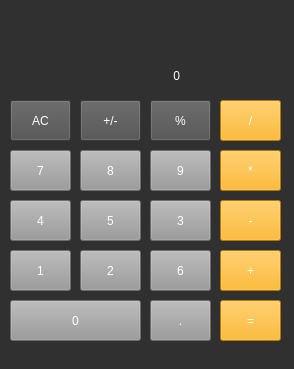
<?xml version="1.0" encoding="UTF-8"?>
<ui version="4.0">
 <class>MainWindow</class>
 <widget class="QMainWindow" name="MainWindow">
  <property name="geometry">
   <rect>
    <x>0</x>
    <y>0</y>
    <width>294</width>
    <height>369</height>
   </rect>
  </property>
  <property name="windowTitle">
   <string>MainWindow</string>
  </property>
  <property name="styleSheet">
   <string notr="true">background-color: rgb(48, 48, 48);
</string>
  </property>
  <widget class="QWidget" name="centralwidget">
   <widget class="QPushButton" name="pushButton_mas">
    <property name="geometry">
     <rect>
      <x>220</x>
      <y>250</y>
      <width>61</width>
      <height>41</height>
     </rect>
    </property>
    <property name="styleSheet">
     <string notr="true">background-color: rgb(255, 170, 0);
font: 12pt &quot;Arial&quot;;
color: white;</string>
    </property>
    <property name="text">
     <string>+</string>
    </property>
   </widget>
   <widget class="QPushButton" name="pushButton_seis">
    <property name="geometry">
     <rect>
      <x>150</x>
      <y>250</y>
      <width>61</width>
      <height>41</height>
     </rect>
    </property>
    <property name="styleSheet">
     <string notr="true">background-color: rgb(153, 153, 153);
font: 12pt &quot;Arial&quot;;
color: white;</string>
    </property>
    <property name="text">
     <string>6</string>
    </property>
   </widget>
   <widget class="QPushButton" name="pushButton_cinco">
    <property name="geometry">
     <rect>
      <x>80</x>
      <y>200</y>
      <width>61</width>
      <height>41</height>
     </rect>
    </property>
    <property name="styleSheet">
     <string notr="true">background-color: rgb(153, 153, 153);
font: 12pt &quot;Arial&quot;;
color: white;</string>
    </property>
    <property name="text">
     <string>5</string>
    </property>
   </widget>
   <widget class="QPushButton" name="pushButton_AC">
    <property name="geometry">
     <rect>
      <x>10</x>
      <y>100</y>
      <width>61</width>
      <height>41</height>
     </rect>
    </property>
    <property name="styleSheet">
     <string notr="true">background-color: rgb(79, 79, 79);
font: 12pt &quot;Arial&quot;;
color: white;</string>
    </property>
    <property name="text">
     <string>AC</string>
    </property>
   </widget>
   <widget class="QPushButton" name="pushButton_dos">
    <property name="geometry">
     <rect>
      <x>80</x>
      <y>250</y>
      <width>61</width>
      <height>41</height>
     </rect>
    </property>
    <property name="styleSheet">
     <string notr="true">background-color: rgb(153, 153, 153);
font: 12pt &quot;Arial&quot;;
color: white;</string>
    </property>
    <property name="text">
     <string>2</string>
    </property>
   </widget>
   <widget class="QPushButton" name="pushButton_menos">
    <property name="geometry">
     <rect>
      <x>220</x>
      <y>200</y>
      <width>61</width>
      <height>41</height>
     </rect>
    </property>
    <property name="styleSheet">
     <string notr="true">background-color: rgb(255, 170, 0);
font: 12pt &quot;Arial&quot;;
color: white;</string>
    </property>
    <property name="text">
     <string>-</string>
    </property>
   </widget>
   <widget class="QPushButton" name="pushButton_cuatro">
    <property name="geometry">
     <rect>
      <x>10</x>
      <y>200</y>
      <width>61</width>
      <height>41</height>
     </rect>
    </property>
    <property name="styleSheet">
     <string notr="true">background-color: rgb(153, 153, 153);
font: 12pt &quot;Arial&quot;;
color: white;</string>
    </property>
    <property name="text">
     <string>4</string>
    </property>
   </widget>
   <widget class="QPushButton" name="pushButton_tres">
    <property name="geometry">
     <rect>
      <x>150</x>
      <y>200</y>
      <width>61</width>
      <height>41</height>
     </rect>
    </property>
    <property name="styleSheet">
     <string notr="true">background-color: rgb(153, 153, 153);
font: 12pt &quot;Arial&quot;;
color: white;</string>
    </property>
    <property name="text">
     <string>3</string>
    </property>
   </widget>
   <widget class="QPushButton" name="pushButton_dividir">
    <property name="geometry">
     <rect>
      <x>220</x>
      <y>100</y>
      <width>61</width>
      <height>41</height>
     </rect>
    </property>
    <property name="styleSheet">
     <string notr="true">background-color: rgb(255, 170, 0);
font: 12pt &quot;Arial&quot;;
color: white;</string>
    </property>
    <property name="text">
     <string>/</string>
    </property>
   </widget>
   <widget class="QPushButton" name="pushButton_nueve">
    <property name="geometry">
     <rect>
      <x>150</x>
      <y>150</y>
      <width>61</width>
      <height>41</height>
     </rect>
    </property>
    <property name="styleSheet">
     <string notr="true">background-color: rgb(153, 153, 153);
font: 12pt &quot;Arial&quot;;
color: white;</string>
    </property>
    <property name="text">
     <string>9</string>
    </property>
   </widget>
   <widget class="QPushButton" name="pushButton_siete">
    <property name="geometry">
     <rect>
      <x>10</x>
      <y>150</y>
      <width>61</width>
      <height>41</height>
     </rect>
    </property>
    <property name="styleSheet">
     <string notr="true">background-color: rgb(153, 153, 153);
font: 12pt &quot;Arial&quot;;
color: white;</string>
    </property>
    <property name="text">
     <string>7</string>
    </property>
   </widget>
   <widget class="QPushButton" name="pushButton_ocho">
    <property name="geometry">
     <rect>
      <x>80</x>
      <y>150</y>
      <width>61</width>
      <height>41</height>
     </rect>
    </property>
    <property name="styleSheet">
     <string notr="true">background-color: rgb(153, 153, 153);
font: 12pt &quot;Arial&quot;;
color: white;</string>
    </property>
    <property name="text">
     <string>8</string>
    </property>
   </widget>
   <widget class="QPushButton" name="pushButton_punto">
    <property name="geometry">
     <rect>
      <x>150</x>
      <y>300</y>
      <width>61</width>
      <height>41</height>
     </rect>
    </property>
    <property name="styleSheet">
     <string notr="true">background-color: rgb(153, 153, 153);
font: 12pt &quot;Arial&quot;;
color: white;</string>
    </property>
    <property name="text">
     <string>.</string>
    </property>
   </widget>
   <widget class="QPushButton" name="pushButton_PosNeg">
    <property name="geometry">
     <rect>
      <x>80</x>
      <y>100</y>
      <width>61</width>
      <height>41</height>
     </rect>
    </property>
    <property name="styleSheet">
     <string notr="true">background-color: rgb(79, 79, 79);
font: 12pt &quot;Arial&quot;;
color: white;</string>
    </property>
    <property name="text">
     <string>+/-</string>
    </property>
   </widget>
   <widget class="QPushButton" name="pushButton_multipli">
    <property name="geometry">
     <rect>
      <x>220</x>
      <y>150</y>
      <width>61</width>
      <height>41</height>
     </rect>
    </property>
    <property name="styleSheet">
     <string notr="true">background-color: rgb(255, 170, 0);
font: 12pt &quot;Arial&quot;;
color: white;</string>
    </property>
    <property name="text">
     <string>*</string>
    </property>
   </widget>
   <widget class="QPushButton" name="pushButton_cero">
    <property name="geometry">
     <rect>
      <x>10</x>
      <y>300</y>
      <width>131</width>
      <height>41</height>
     </rect>
    </property>
    <property name="styleSheet">
     <string notr="true">background-color: rgb(153, 153, 153);
font: 12pt &quot;Arial&quot;;
color: white;</string>
    </property>
    <property name="text">
     <string>0</string>
    </property>
   </widget>
   <widget class="QPushButton" name="pushButton_igual">
    <property name="geometry">
     <rect>
      <x>220</x>
      <y>300</y>
      <width>61</width>
      <height>41</height>
     </rect>
    </property>
    <property name="styleSheet">
     <string notr="true">background-color: rgb(255, 170, 0);
border-color: rgb(12, 12, 12);
font: 12pt &quot;Arial&quot;;
color: white;
</string>
    </property>
    <property name="text">
     <string>=</string>
    </property>
   </widget>
   <widget class="QPushButton" name="pushButton_porcentaje">
    <property name="geometry">
     <rect>
      <x>150</x>
      <y>100</y>
      <width>61</width>
      <height>41</height>
     </rect>
    </property>
    <property name="styleSheet">
     <string notr="true">background-color: rgb(79, 79, 79);
font: 12pt &quot;Arial&quot;;
color: white;</string>
    </property>
    <property name="text">
     <string>%</string>
    </property>
   </widget>
   <widget class="QPushButton" name="pushButton_uno">
    <property name="geometry">
     <rect>
      <x>10</x>
      <y>250</y>
      <width>61</width>
      <height>41</height>
     </rect>
    </property>
    <property name="styleSheet">
     <string notr="true">background-color: rgb(153, 153, 153);
font: 12pt &quot;Arial&quot;;
color: white;</string>
    </property>
    <property name="text">
     <string>1</string>
    </property>
   </widget>
   <widget class="QLabel" name="label">
    <property name="geometry">
     <rect>
      <x>10</x>
      <y>15</y>
      <width>271</width>
      <height>31</height>
     </rect>
    </property>
    <property name="styleSheet">
     <string notr="true">font: 22pt &quot;Arial&quot;;
color: white;
</string>
    </property>
    <property name="text">
     <string/>
    </property>
   </widget>
   <widget class="QLabel" name="label_2">
    <property name="geometry">
     <rect>
      <x>150</x>
      <y>60</y>
      <width>131</width>
      <height>31</height>
     </rect>
    </property>
    <property name="styleSheet">
     <string notr="true">font: 22pt &quot;Arial&quot;;
color: white;
</string>
    </property>
    <property name="text">
     <string>       0</string>
    </property>
   </widget>
  </widget>
  <widget class="QStatusBar" name="statusbar"/>
 </widget>
 <resources/>
 <connections/>
</ui>
